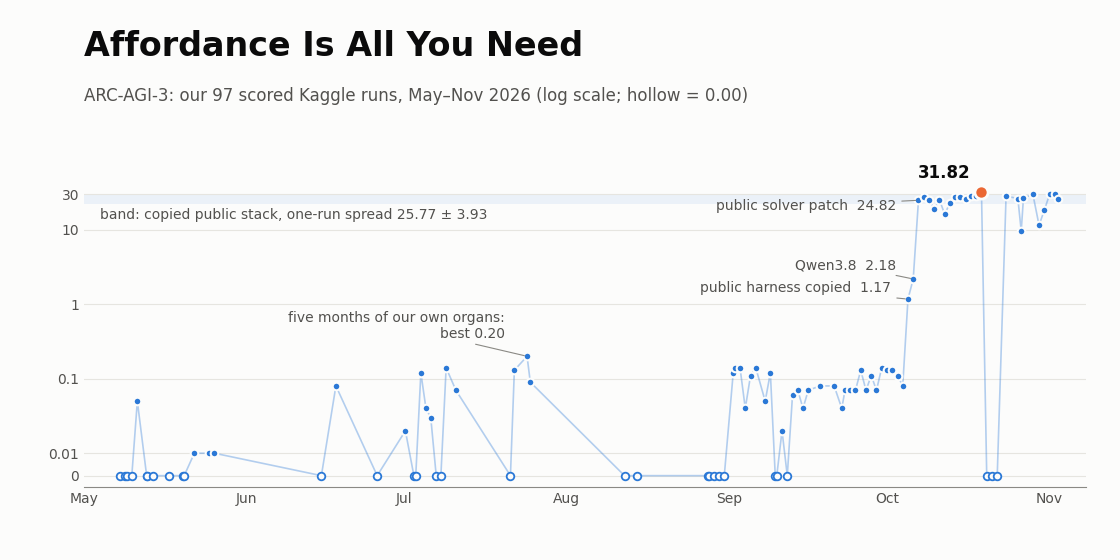

Generate this figure with Python:
"""thor-claude 11-03: Paper Track cover image from OUR scored history only (scored.json, from load.py).
Log y so each ~10x step reads as one leap; 0.00 runs sit on a floor strip; ERROR runs omitted (no score).
Writes cover.png (1120x560, 2:1) and cover_points.csv (exactly what is drawn)."""
import csv
import json
import os
import sys
from datetime import datetime

import matplotlib
matplotlib.use("Agg")
import matplotlib.dates as mdates
import matplotlib.pyplot as plt

HERE = os.path.dirname(os.path.abspath(__file__))
rows = [r for r in json.load(open(os.path.join(HERE, "scored.json"))) if r["score"] is not None]
FLOOR = 0.005  # 0.00 runs drawn here, below the axis' first labelled tick
SURF, INK, INK2, MUTED, GRID = "#fcfcfb", "#0b0b0b", "#52514e", "#8a8984", "#e6e5e0"
S1, HI = "#2a78d6", "#eb6834"
BEST = "57374159"
BAND = (25.77 - 3.93, 25.77 + 3.93)  # copy-stack public resubmissions, mean +- 1 SD per run

d = [datetime.fromisoformat(r["date"]) for r in rows]
y = [max(r["score"], FLOOR) for r in rows]
zero = [r["score"] == 0 for r in rows]

fig = plt.figure(figsize=(11.2, 5.6), dpi=100, facecolor=SURF)
ax = fig.add_axes([0.075, 0.13, 0.895, 0.58], facecolor=SURF)
ax.set_yscale("log")
ax.set_ylim(0.0035, 80)
ax.axhspan(*BAND, color=S1, alpha=0.08, lw=0, zorder=0)
ax.text(datetime(2026, 5, 4), BAND[0] * 0.9, "band: copied public stack, one-run spread 25.77 ± 3.93",
        color=INK2, fontsize=10, ha="left", va="top")
ax.plot(d, y, color=S1, lw=1.2, alpha=0.35, zorder=1)
ax.scatter([a for a, z in zip(d, zero) if not z], [b for b, z in zip(y, zero) if not z], s=30, color=S1,
           edgecolor=SURF, linewidth=1.5, zorder=3)
ax.scatter([a for a, z in zip(d, zero) if z], [b for b, z in zip(y, zero) if z], s=30, facecolor=SURF,
           edgecolor=S1, linewidth=1.3, zorder=3)
bi = next(i for i, r in enumerate(rows) if r["ref"] == BEST)
ax.scatter([d[bi]], [y[bi]], s=90, color=HI, edgecolor=SURF, linewidth=2, zorder=4)
ax.annotate("31.82", (d[bi], y[bi]), xytext=(-8, 10), textcoords="offset points", ha="right",
            color=INK, fontsize=12, fontweight="bold")

def note(ref, text, dx, dy, ha):
    i = next(i for i, r in enumerate(rows) if r["ref"] == ref)
    ax.annotate(text, (d[i], y[i]), xytext=(dx, dy), textcoords="offset points", ha=ha, va="center",
                color=INK2, fontsize=10, arrowprops=dict(arrowstyle="-", color=MUTED, lw=0.8))

note("54948614", "five months of our own organs:\nbest 0.20", -16, 22, "right")
note("56836531", "public harness copied  1.17", -12, 8, "right")
note("56864492", "Qwen3.8  2.18", -12, 10, "right")
note("56894159", "public solver patch  24.82", -16, -4, "right")

ax.set_yticks([FLOOR, 0.01, 0.1, 1, 10, 30])
ax.set_yticklabels(["0", "0.01", "0.1", "1", "10", "30"])
ax.minorticks_off()
ax.xaxis.set_major_locator(mdates.MonthLocator())
ax.xaxis.set_major_formatter(mdates.DateFormatter("%b"))
ax.set_xlim(datetime(2026, 5, 1), datetime(2026, 11, 8))
for s in ("top", "right", "left"):
    ax.spines[s].set_visible(False)
ax.spines["bottom"].set_color(MUTED)
ax.tick_params(colors=INK2, labelsize=10, length=0)
ax.grid(axis="y", color=GRID, lw=0.8)
ax.set_axisbelow(True)

TITLE = sys.argv[1] if len(sys.argv) > 1 else "Affordance Is All You Need"
fig.text(0.075, 0.90, TITLE, color=INK, fontsize=24 if len(TITLE) < 40 else 19, fontweight="bold")
fig.text(0.075, 0.82, "ARC-AGI-3: our 97 scored Kaggle runs, May–Nov 2026 (log scale; hollow = 0.00)",
         color=INK2, fontsize=12)
fig.savefig(os.path.join(HERE, sys.argv[2] if len(sys.argv) > 2 else "cover.png"), facecolor=SURF)

with open(os.path.join(HERE, "cover_points.csv"), "w", newline="") as f:
    w = csv.writer(f)
    w.writerow(["ref", "date", "score", "drawn_y"])
    for r, yy in zip(rows, y):
        w.writerow([r["ref"], r["date"], r["score"], yy])
print("points", len(rows), "zeros", sum(zero), "best", rows[bi]["score"], "max", max(r["score"] for r in rows))
